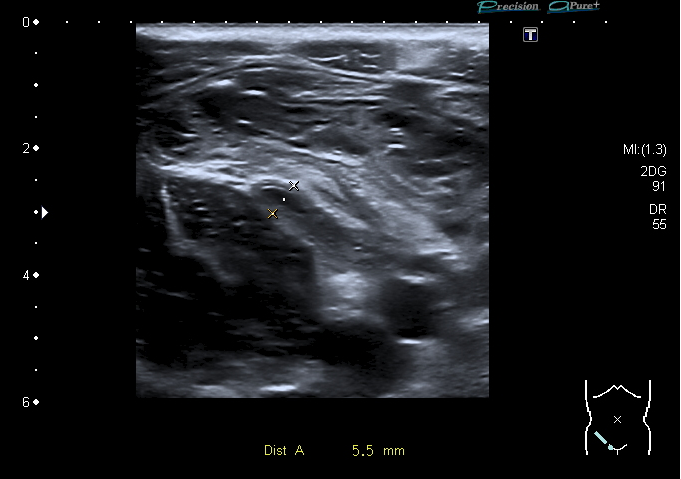
#> input picture us_images/procesadas/selection/con_info/1.5 Appendix, surrounding tissue reaction.png, 681 x 479 px, found by its file name; its folder holds only this picture in this run
$ jupyter execute --allow-errors 'Procesamiento_de_imágenes.ipynb'
#> lines starting #> are read from the running program, lines starting #| are printed output that depends on the picture; after the words box and inside, x2 and y2 are one past the last pixel; in counts of white or black regions, pixels touching at a corner belong together
# **Preprocesamiento de imágenes**

El presente notebook tiene como objetivo el preprocesar las imágenes de ultrasonido antes de incorporarlas en el entrenamiento y evaluación de la inteligencia artificial.

## Resumen

Como ya se comentó en el archivo README.md, las imágenes de ultrasonido son en su totalidad capturas de pantallas del software donde se visualizan. Generalmente estas capturas de pantalla las generan los radiólogos para poder hacer apuntes o marcas que ayuden al diagnóstico por parte del médico. Si bien se podría hacer un uso completo de todas las imágenes, la información del software que se cuela en la captura de pantalla podría ser irrelevante en el entrenamiento y de momento no se tiene claro que tanto lo podría alterar, por lo cuál a través de OpenCV (cv2) se detectaron los bordes de la imagen para generar el recorte.

Este procesamiento consta de **4** códigos
- **select_1.py**: Se encarga de tomar todas las imágenes de las que se dispone, hacer un primer filtrado a una carpeta 'selection' con 3 subcarpetas:
    ```
    selection
        con_info: Guarda las imágenes que si tienen diagnóstico
        no_apendice: Guarda las imágenes donde no es posible ver el apéndice
        no_paciente: No se poseen los datos necesarios para clasificar estas imágenes
    ```

- **crop_2.py**: Toma las imágenes de la subcarpetas 'con_info' y 'no_apendice', las recorta con identificación de bordes y los resultados los envía a las siguientes carpeta y subcarpetas:
    ```
    recortes
        Guarda las imágenes recortadas que si tienen diágnóstico

    ordenadas
        no_apendice: Guarda directamente las imágenes recortadas que sabemos que no muestra el apendice.
    ```

- **select_3.py**: Toma todas las imágenes de la carpeta 'recortes' y las organiza en la carpeta 'ordenadas'
    ```
    ordenadas
        apendicitis: Guarda las imágenes recortadas donde se ve el apéndice y el diagnóstico fue apendicitis
        no_apendicitis: Guarda las imágenes recortadas donde se ve el apéndice y el diagnóstico fue NO apendicitis
        no_apendice: Guarda directamente las imágenes recortadas que sabemos que no muestra el apendice.
    ```

- **ia_data_4.py**: análisis de los resultados de las imágenes.
- **ia_data_5.py**: balanceo de las imágenes, normalización, reshape, vectorización y disposición de la info lista para utilizar en la ia.

Es importante resaltar que todos estos códigos tuvieron que correrse localmente, pues su uso en colab suele ser más lento, dificultando el proceso de desarrollo. Una vez creadas las carpetas (deben estar vacías) que deben ser muy parecidas a las estructuradas en este repositorio, se deben correr los código en el orden marcado para evitar problemas.

# Metodología

## Primer filtrado

Son 2097 imágenes, pero se deben clasificar haciendo uso de los datos estructurados.

### Carpetas:

Se encarga de tomar todas las imágenes de las que se dispone, hacer un primer filtrado a una carpeta 'selection' con 3 subcarpetas:

```
    selection
        con_info: Guarda las imágenes que si tienen diagnóstico
        no_apendice: Guarda las imágenes donde no es posible ver el apéndice
        no_paciente: No se poseen los datos necesarios para clasificar estas imágenes
```


[cell 1]
# select_1.py

'''
Con este código se pretenden seleccionar las imágenes que cuenten
con información suficiente para poder entrenar el modelo

El resultado de este código entrará al código 'crop.py'
para recortar cada una de las imágenes.
'''

# Importar las librerías necesarias
import pandas as pd
import os
import re
import traceback
import shutil

# Ruta del archivo de la base de datos estructurada
file_path = r'C:\Users\alema\Desktop\Dataset original\app_data.xlsx'

# Cargar la primera hoja del archivo Excel en un DataFrame
#> (the rest of this cell did not finish here and is left out)

## Recorte

Aquí se hace uso de la identificación de bordes y se especifica que se descarten aquellos bordes menores a 250 pixeles y cuyo lado más  largo sea mayor a 1.5 veces el lado más corto. Esto evita que se recorten pequeños cuadros que hay en las capturas de pantalla.

### Carpetas:
Toma las imágenes de la subcarpetas 'con_info' y 'no_apendice', las recorta con identificación de bordes y los resultados los envía a las siguientes carpeta y subcarpetas:

```
    recortes
        Guarda las imágenes recortadas que si tienen diágnóstico

    ordenadas
        no_apendice: Guarda directamente las imágenes recortadas que sabemos que no muestra el apendice.
 ```

[cell 2]
# crop.py

import cv2
import os

def ajustar_niveles(imagen, nivel_min, nivel_max):
    """
    Ajusta los niveles de la imagen utilizando cv2.normalize.
    """
    return cv2.normalize(imagen, None, alpha=nivel_min, beta=nivel_max, norm_type=cv2.NORM_MINMAX)

def encontrar_y_recortar_imagen(input_path, output_path):
    """
    Encuentra la imagen de ultrasonido dentro de una captura de pantalla y la recorta
    sin modificar el brillo y el contraste en la imagen recortada.
    """
    # Leer la imagen original
    imagen_original = cv2.imread(input_path, cv2.IMREAD_UNCHANGED)
#> imagen_original is the input picture: shape (479, 681, 3); mean B, G, R 30.5, 27.5, 26.1

    # Convertir la imagen a escala de grises
    imagen_gris = cv2.cvtColor(imagen_original, cv2.COLOR_BGR2GRAY)

    # Ajustar los niveles de la imagen para mejorar el contraste
    imagen_contrastada = ajustar_niveles(imagen_gris, 0, 255)

    # Umbralizar la imagen para obtener una binarización
    _, imagen_binaria = cv2.threshold(imagen_contrastada, 1, 255, cv2.THRESH_BINARY)
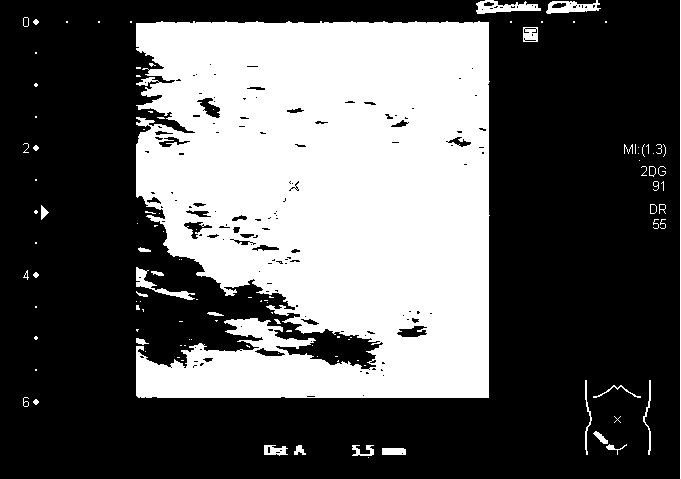
#> imagen_binaria: shape (479, 681); 36.4% white; 115 white regions (78 under 20 px)

    # Encontrar los contornos en la imagen binaria
    contornos, _ = cv2.findContours(imagen_binaria, cv2.RETR_EXTERNAL, cv2.CHAIN_APPROX_SIMPLE)
#> contornos = 112 contours, 87 with area under 20; largest, box (x1, y1, x2, y2) and area: (136, 21, 490, 398) 115366, (476, 0, 541, 14) 484, (546, 0, 601, 14) 444, (136, 267, 195, 300) 333, (523, 27, 538, 42) 196

    # Procesar cada contorno encontrado
    for contorno in contornos:
        # Calcular el rectángulo delimitador para el contorno
        x, y, ancho, alto = cv2.boundingRect(contorno)
        borde_mas_corto = min(ancho, alto)
        borde_mas_largo = max(ancho, alto)
        proporcion = borde_mas_largo / borde_mas_corto

        # Comprobar si el contorno cumple con las condiciones de tamaño mínimo y proporción
        if borde_mas_corto >= 250 and proporcion <= 1.5:
            # Recortar la imagen original (sin ajustes de contraste) según el contorno que cumple con los requisitos
            imagen_recortada = imagen_original[y:y+alto, x:x+ancho]

            # Guardar la imagen recortada
            cv2.imwrite(output_path, imagen_recortada)
            break  # Terminar después de procesar el primer contorno válido
#> this loop made 104 passes
#> (x, y, ancho, alto, borde_mas_corto, borde_mas_largo, proporcion) on passes 1 to 12: (368, 457, 1, 1, 1, 1, 1), (382, 448, 24, 7, 7, 24, 3.43), (352, 445, 22, 11, 11, 22, 2), (294, 445, 12, 10, 10, 12, 1.2), (264, 445, 24, 11, 11, 24, 2.18), (606, 444, 21, 11, 11, 21, 1.91), (593, 431, 15, 13, 13, 15, 1.15), (614, 416, 7, 7, 7, 7, 1), (33, 399, 6, 6, 6, 6, 1), (23, 397, 6, 10, 6, 10, 1.67), (593, 385, 48, 13, 13, 48, 3.69), (643, 380, 8, 75, 8, 75, 9.38)
#> (contorno, x, y, ancho, alto, borde_mas_corto, borde_mas_largo, proporcion) on passes 14 to 19: ([[35, 369], [35, 370], [36, 370], [36, 369]], 35, 369, 2, 2, 2, 2, 1), ([[364, 365], [365, 365]], 364, 365, 2, 1, 1, 2, 2), ([[357, 360], [358, 360]], 357, 360, 2, 1, 1, 2, 2), ([[338, 360], [337, 361], [338, 361]], 337, 360, 2, 2, 2, 2, 1), ([[181, 360], [183, 360]], 181, 360, 3, 1, 1, 3, 3), ([[177, 357], [179, 357]], 177, 357, 3, 1, 1, 3, 3)

# Rutas de las carpetas de las imágenes originales y destino de los recortes
## Para LAs que tienen diagnóstico
input_folder1 = r'C:\Users\alema\Desktop\monografia\selection\con_info'
output_folder1 = r'C:\Users\alema\Desktop\monografia\recortes\con_info'

## Para las que no tienen apéndice en la imagen
input_folder2 = r'C:\Users\alema\Desktop\monografia\selection\no_apendice'
output_folder2 = r'C:\Users\alema\Desktop\monografia\ordenadas\no_apendice'

# Procesar cada archivo de imagen en la carpeta de entrada
def ubicar(input_folder, output_folder):
    '''
    Esta función permite a unas rutas dadas tomar las fotos que allí
    se encuentran, recortarlas y moverlas a otra ubicación
    '''
    for filename in os.listdir(input_folder):
        try:
            if filename.lower().endswith(('.png', '.jpg', '.jpeg', '.bmp')):
                input_path = os.path.join(input_folder, filename)
                base_name = os.path.splitext(filename)[0] + '.png'  # Cambiar la extensión a .png
                output_path = os.path.join(output_folder, base_name)

                # Intentar procesar la imagen
                try:
                    encontrar_y_recortar_imagen(input_path, output_path)
                except Exception as e:
                    print(f"No se pudo procesar el archivo {filename}: {e}")
        except Exception as e:
            print(f"No se pudo procesar el archivo {filename}: {e}")

# Procesar imágenes con diagnóstico
ubicar(input_folder1, output_folder1)

# Procesar imágenes sin apendice
#> (the rest of this cell did not finish here and is left out)


$ run again, on us_images/procesadas/selection/con_info/128.3 App_M.bmp
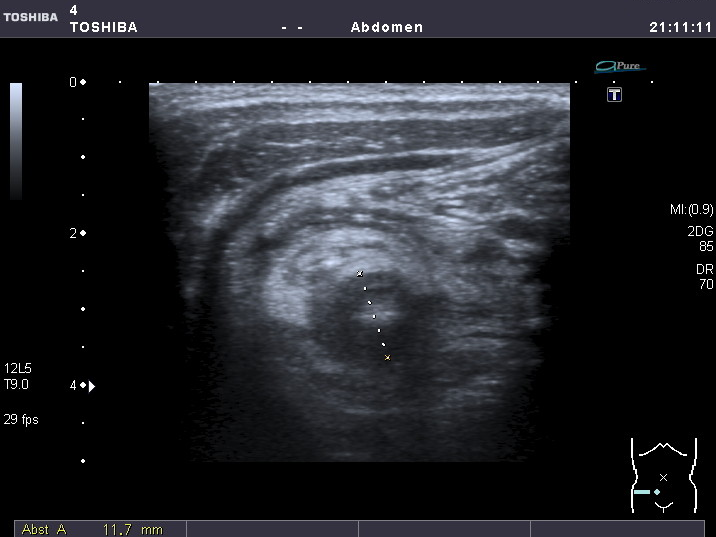
#> input picture us_images/procesadas/selection/con_info/128.3 App_M.bmp, 716 x 537 px, found by its file name
#> in encontrar_y_recortar_imagen, imagen_original is the input picture: shape (537, 716, 3); mean B, G, R 38.9, 34.4, 33.1
#> in encontrar_y_recortar_imagen, `_, imagen_binaria = cv2.threshold(imagen_contrastada, 1, 255, cv2.THRE..`:
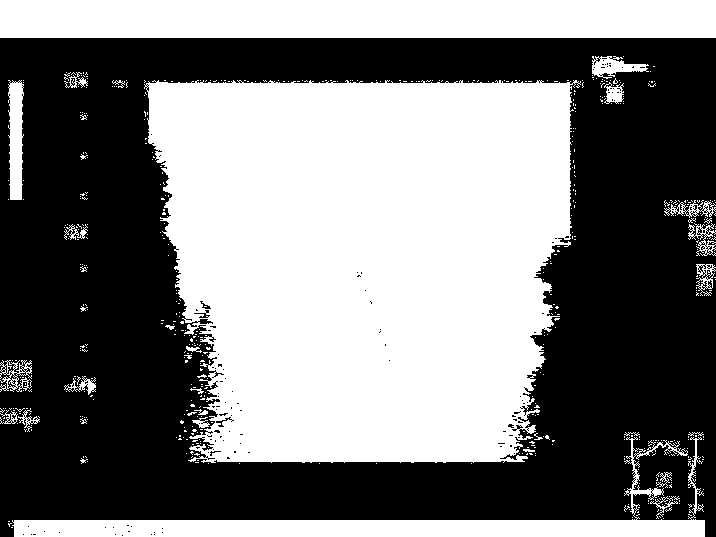
#> imagen_binaria: shape (537, 716); 48.6% white; 535 white regions (508 under 20 px)
#> contornos = 532 contours, 512 with area under 20; largest, box (x1, y1, x2, y2) and area: (144, 80, 581, 463) 139392, (0, 0, 716, 38) 26455, (12, 437, 705, 537) 11728, (8, 80, 24, 200) 1374, (592, 56, 649, 79) 605
#> the loop in encontrar_y_recortar_imagen, `for contorno in contornos:` made 505 passes
#> (x, y, ancho, alto, borde_mas_corto, borde_mas_largo, proporcion) on passes 2, 4, 5: (8, 523, 4, 4, 4, 4, 1), (663, 518, 1, 1, 1, 1, 1), (632, 517, 1, 1, 1, 1, 1)

$ run again, on us_images/procesadas/selection/con_info/129.4 App.bmp
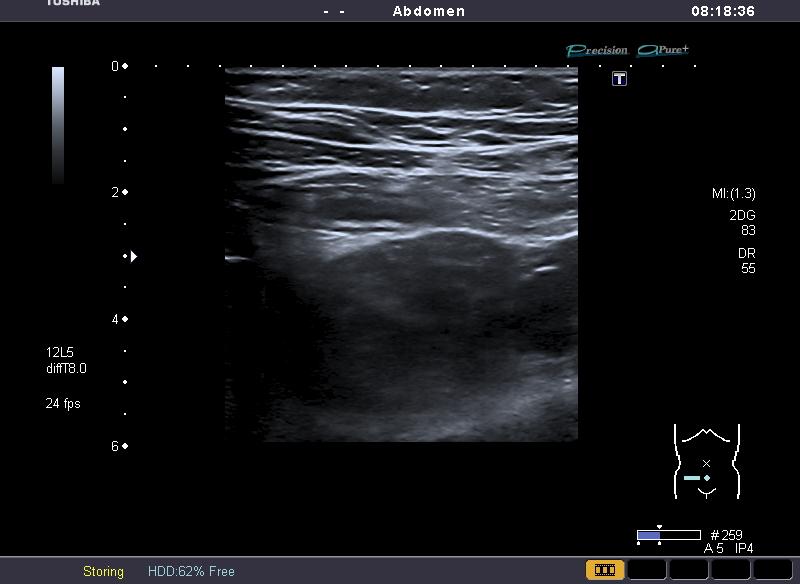
#> input picture us_images/procesadas/selection/con_info/129.4 App.bmp, 800 x 584 px, found by its file name
#> in encontrar_y_recortar_imagen, imagen_original is the input picture: shape (584, 800, 3); mean B, G, R 23.5, 20.9, 20.3
#> in encontrar_y_recortar_imagen, `_, imagen_binaria = cv2.threshold(imagen_contrastada, 1, 255, cv2.THRE..`:
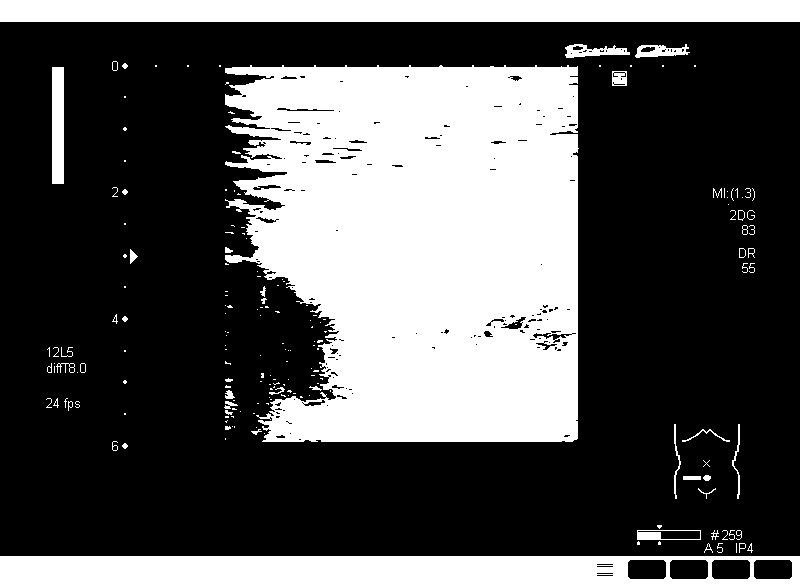
#> imagen_binaria: shape (584, 800); 33.1% white; 186 white regions (130 under 20 px)
#> contornos = 185 contours, 156 with area under 20; largest, box (x1, y1, x2, y2) and area: (225, 65, 579, 442) 112796, (0, 556, 800, 584) 21573, (0, 0, 800, 22) 16779, (52, 67, 64, 184) 1276, (637, 530, 701, 540) 567
#> the loop in encontrar_y_recortar_imagen, `for contorno in contornos:` made 177 passes
#> (x, y, ancho, alto, borde_mas_corto, borde_mas_largo, proporcion) on passes 2, 3, 5: (747, 543, 6, 10, 6, 10, 1.67), (739, 543, 7, 10, 7, 10, 1.43), (717, 543, 6, 10, 6, 10, 1.67)

$ run again, on us_images/procesadas/selection/con_info/137.5 App_M.bmp
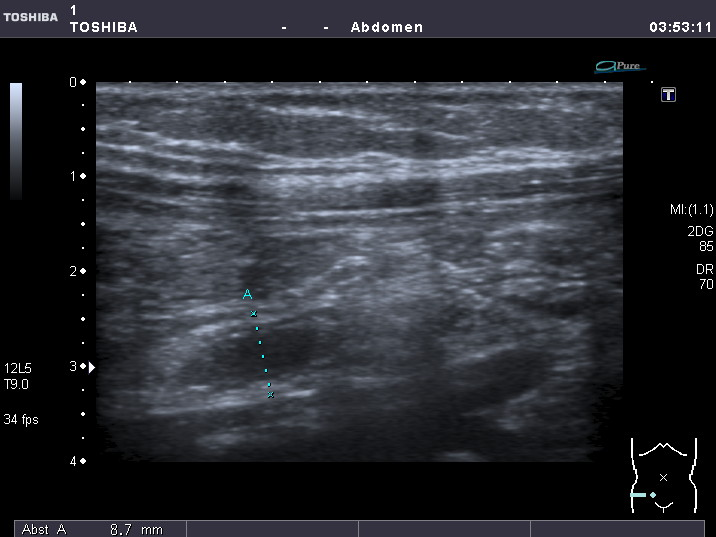
#> input picture us_images/procesadas/selection/con_info/137.5 App_M.bmp, 716 x 537 px, found by its file name
#> in encontrar_y_recortar_imagen, imagen_original is the input picture: shape (537, 716, 3); mean B, G, R 49.6, 43.9, 42.1
#> in encontrar_y_recortar_imagen, `_, imagen_binaria = cv2.threshold(imagen_contrastada, 1, 255, cv2.THRE..`:
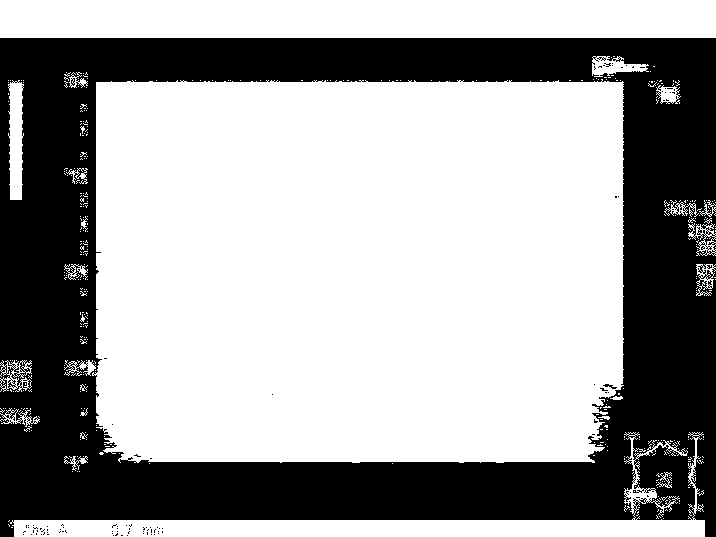
#> imagen_binaria: shape (537, 716); 63.5% white; 99 black regions (97 under 20 px)
#> contornos = 384 contours, 365 with area under 20; largest, box (x1, y1, x2, y2) and area: (92, 79, 624, 463) 197062, (0, 0, 716, 38) 26455, (10, 432, 705, 537) 12061, (8, 80, 24, 200) 1358, (592, 56, 649, 77) 620
#> the loop in encontrar_y_recortar_imagen, `for contorno in contornos:` made 362 passes
#> (x, y, ancho, alto, borde_mas_corto, borde_mas_largo, proporcion) on passes 4, 6, 7: (663, 518, 1, 1, 1, 1, 1), (656, 515, 3, 4, 3, 4, 1.33), (636, 511, 3, 5, 3, 5, 1.67)

$ run again, on us_images/procesadas/selection/con_info/101.5 App_M.bmp
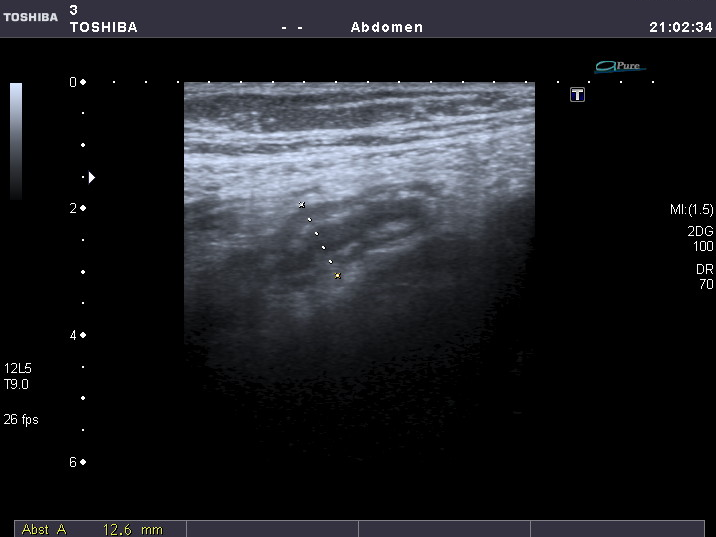
#> input picture us_images/procesadas/selection/con_info/101.5 App_M.bmp, 716 x 537 px, found by its file name
#> in encontrar_y_recortar_imagen, imagen_original is the input picture: shape (537, 716, 3); mean B, G, R 33.2, 29.3, 28.3
#> in encontrar_y_recortar_imagen, `imagen_gris = cv2.cvtColor(imagen_original, cv2.COLOR_BGR2GRAY)`:
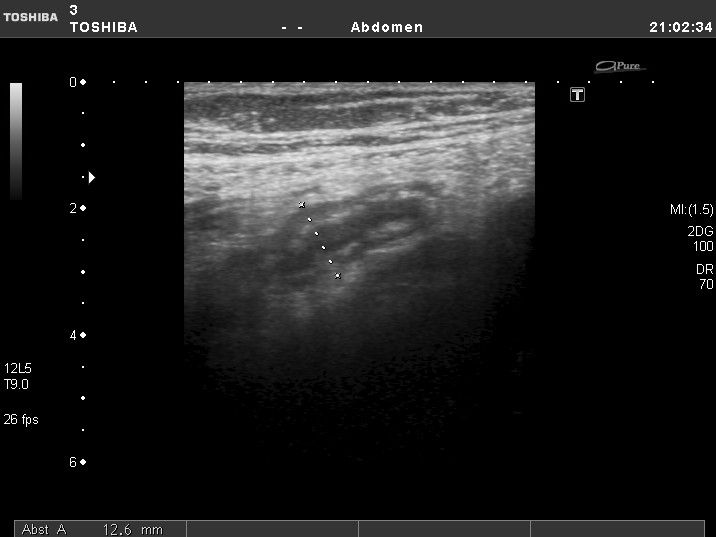
#> imagen_gris: shape (537, 716); min 0, max 255, mean 29.5
#> in encontrar_y_recortar_imagen, `_, imagen_binaria = cv2.threshold(imagen_contrastada, 1, 255, cv2.THRE..`:
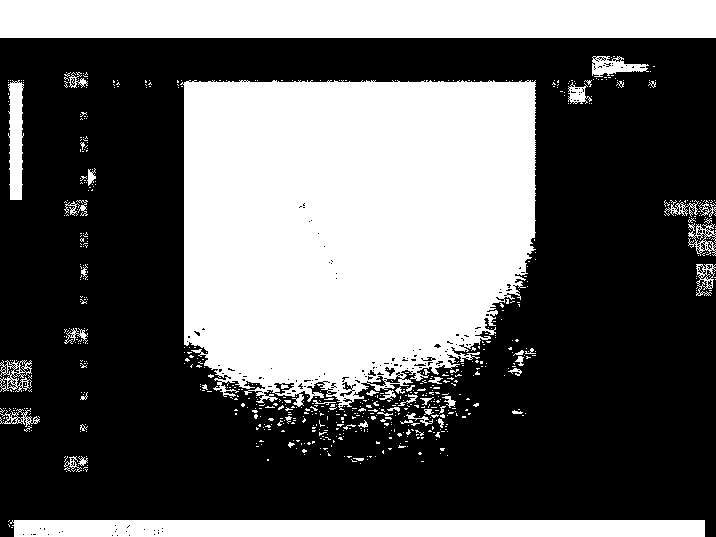
#> imagen_binaria: shape (537, 716); 38.1% white; 702 white regions (649 under 20 px)
#> contornos = 698 contours, 666 with area under 20; largest, box (x1, y1, x2, y2) and area: (180, 80, 536, 410) 99280, (0, 0, 716, 38) 26455, (10, 520, 705, 537) 11043, (8, 80, 24, 200) 1358, (592, 56, 649, 77) 620
#> the loop in encontrar_y_recortar_imagen, `for contorno in contornos:` made 663 passes
#> (x, y, ancho, alto, borde_mas_corto, borde_mas_largo, proporcion) on passes 3, 5, 6: (10, 520, 695, 17, 17, 695, 40.88), (66, 471, 1, 1, 1, 1, 1), (83, 470, 1, 1, 1, 1, 1)
